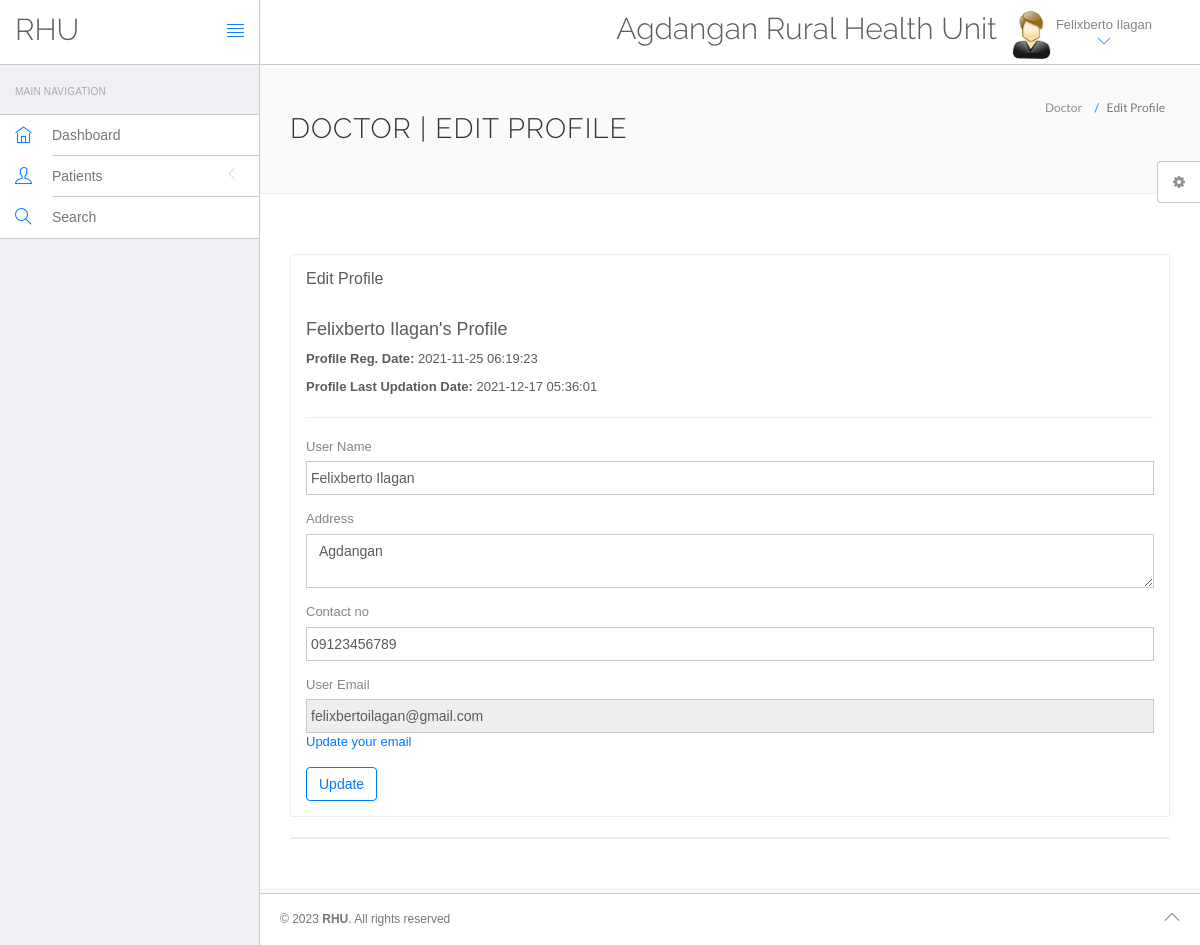
/doctor/edit-profile.php (signed in), run on the app's committed database.
### tables this page shows
CREATE TABLE `settings` (
  `id` int(11) NOT NULL,
  `HealthCenter` varchar(200) DEFAULT NULL,
  `Address` varchar(200) DEFAULT NULL,
  `ContactNo` varchar(12) DEFAULT NULL,
  `EmailAdd` mediumtext DEFAULT NULL,
  `OpeningHour` varchar(200) DEFAULT NULL,
  `Doctor` mediumtext DEFAULT NULL,
  `About` mediumtext DEFAULT NULL,
  `Map` longtext DEFAULT NULL
);

CREATE TABLE `doctor` (
  `id` int(11) NOT NULL,
  `adminID` int(10) DEFAULT NULL,
  `specialization` varchar(255) DEFAULT NULL,
  `fullName` varchar(255) DEFAULT NULL,
  `address` longtext DEFAULT NULL,
  `contactno` varchar(255) DEFAULT NULL,
  `email` varchar(255) DEFAULT NULL,
  `password` varchar(255) DEFAULT NULL,
  `regDate` timestamp NULL DEFAULT current_timestamp(),
  `updationDate` timestamp NULL DEFAULT NULL ON UPDATE current_timestamp()
);

### doctor/edit-profile.php (the view, shortened to what this page needs)
<?php
include('include/config.php');
?>
<!DOCTYPE html>
<html lang="en">
	<head>
		<link rel="stylesheet" href="vendor/bootstrap/css/bootstrap.min.css">
		<link rel="stylesheet" href="vendor/fontawesome/css/font-awesome.min.css">
		<link rel="stylesheet" href="vendor/themify-icons/themify-icons.min.css">
		<link href="vendor/animate.css/animate.min.css" rel="stylesheet" media="screen">
		<link href="vendor/perfect-scrollbar/perfect-scrollbar.min.css" rel="stylesheet" media="screen">
		<link href="vendor/switchery/switchery.min.css" rel="stylesheet" media="screen">
		<link href="vendor/bootstrap-touchspin/jquery.bootstrap-touchspin.min.css" rel="stylesheet" media="screen">
		<link href="vendor/select2/select2.min.css" rel="stylesheet" media="screen">
		<link href="vendor/bootstrap-datepicker/bootstrap-datepicker3.standalone.min.css" rel="stylesheet" media="screen">
		<link href="vendor/bootstrap-timepicker/bootstrap-timepicker.min.css" rel="stylesheet" media="screen">
		<link rel="stylesheet" href="assets/css/styles.css">
		<link rel="stylesheet" href="assets/css/plugins.css">
		<link rel="stylesheet" href="assets/css/themes/theme-1.css" id="skin_color" />
	</head>
	<body>
		<div id="app">
<?php include('include/sidebar.php');?>
			<div class="app-content">
						<?php include('include/header.php');?>
				<div class="main-content" >
					<div class="wrap-content container" id="container">
						<section id="page-title">
							<div class="row">
								<div class="col-sm-8">
									<h1 class="mainTitle">Doctor | Edit Profile</h1>
																	</div>
								<ol class="breadcrumb">
									<li>
										<span>Doctor </span>
									</li>
									<li class="active">
										<span>Edit Profile</span>
									</li>
								</ol>
							</div>
						</section>
						<div class="container-fluid container-fullw bg-white">
							<div class="row">
								<div class="col-md-12">
									<div class="row margin-top-30">
										<div class="col-md-12">
											<div class="panel panel-white">
												<div class="panel-heading">
													<h5 class="panel-title">Edit Profile</h5>
												</div>
												<div class="panel-body">
									<?php
$sql=mysqli_query($con,"select * from doctor where id='".$_SESSION['id']."'");
while($data=mysqli_fetch_array($sql))
{
?>
<h4><?php echo htmlentities($data['fullName']);?>'s Profile</h4>
<p><b>Profile Reg. Date: </b><?php echo htmlentities($data['regDate']);?></p>
<?php if($data['updationDate']){?>
<p><b>Profile Last Updation Date: </b><?php echo htmlentities($data['updationDate']);?></p>
<?php } ?>
<hr />													<form role="form" name="edit" method="post" autocomplete="off">
<div class="form-group">
															<label for="fname">
																 User Name
															</label>
	<input type="text" name="fname" class="form-control" value="<?php echo htmlentities($data['fullName']);?>" >
														</div>
<div class="form-group">
															<label for="address">
																 Address
															</label>
					<textarea name="address" class="form-control"><?php echo htmlentities($data['address']);?></textarea>
														</div>
<div class="form-group">
															<label for="contactno">
																 Contact no
															</label>
		<input type="text" name="contactno" class="form-control" required="required" maxlength="11" value="<?php echo htmlentities($data['contactno']);?>" >
														</div>
<div class="form-group">
									<label for="fess">
																 User Email
															</label>
					<input type="email" name="email" class="form-control"  readonly="readonly"  value="<?php echo htmlentities($data['email']);?>">
					<a href="change-emaild.php">Update your email</a>
														</div>
														<button type="submit" name="submit" class="btn btn-o btn-primary">
															Update
														</button>
													</form>
													<?php } ?>
												</div>
											</div>
										</div>
											</div>
										</div>
									<div class="col-lg-12 col-md-12">
											<div class="panel panel-white">
											</div>
										</div>
									</div>
								</div>
					</div>
				</div>
			</div>
	<?php include('include/footer.php');?>
	<?php include('include/setting.php');?>
		</div>
	</body>
</html>

### doctor/include/header.php (shortened to what this page needs)
<?php
include("include/config.php");
$val=mysqli_query($con,"select * from settings where id = 1");
while ($row_val=mysqli_fetch_array($val)) {
	$name = $row_val['HealthCenter'];
}
?>
<header class="navbar navbar-default navbar-static-top">
					<div class="navbar-header">
						<a class="navbar-brand" href="#">
							<h2 style="padding-top:20% ">RHU</h2>
						</a>
						<a href="#" class="sidebar-toggler pull-right visible-md visible-lg" data-toggle-class="app-sidebar-closed" data-toggle-target="#app">
							<i class="ti-align-justify"></i>
						</a>
					</div>
					<div class="navbar-collapse collapse">
						<ul class="nav navbar-right">
								<li  style="padding-top:2% ">
								<h2><?php echo $name;?></h2>
							</li>
							<li class="dropdown current-user">
								<a href class="dropdown-toggle" data-toggle="dropdown">
									<img src="assets/images/images.jpg"> <span class="username">
									<?php $query=mysqli_query($con,"select fullName from doctor where id='".$_SESSION['id']."'");
while($row=mysqli_fetch_array($query))
{
	echo $row['fullName'];
}
									?> <i class="ti-angle-down"></i></i></span>
								</a>
							</li>
						</ul>
					</div>
				</header>

### doctor/assets/css/themes/theme-1.css (style rules this page uses)
body { background: #FAFAFA; }
header .navbar-header { background: #ffffff !important; border-right-color: #c8c7cc !important; border-bottom-color: #c8c7cc !important; }
header .navbar-header .sidebar-toggler, header .navbar-header .sidebar-mobile-toggler { color: #007aff !important; }
header .navbar-header .navbar-brand { color: #777 !important; }
header .navbar-collapse { background: #ffffff !important; border-bottom-color: #c8c7cc !important; box-shadow: none !important; }
header .navbar-collapse .navbar-right > li > a { color: #777; }
header .navbar-collapse .navbar-right > li > a i { color: #007aff !important; }

### doctor/edit-profile.php (style rules this page uses)
input[type=text], textarea { text-transform: capitalize; }

### data on the page
settings: HealthCenter "Agdangan Rural Health Unit"
doctor: fullName "Felixberto Ilagan", regDate "2021-11-25 06:19:23", updationDate "2021-12-17 05:36:01", fname "Felixberto Ilagan", address "Agdangan", contactno "09123456789", email "felixbertoilagan@gmail.com"
